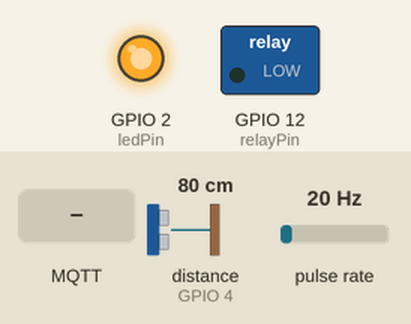
Recording of a sketch running on a simulated ESP8266 (NodeMCU). On the bench: switched loads named in the sketch (green lamp = pin HIGH), output pins drawn as LEDs (lit = HIGH). Wiring (inferred from the names in the program): ultrasonic range finder: trigger GPIO 5; echo GPIO 4; pulse sensor: data GPIO 14. Inputs (shaded band) come from the test bench; at power-on: distance to the obstacle (sensor on GPIO 4) 80 cm, pulse rate 20 Hz. The echo pulse lasts 58.3 µs per cm; WiFi joins after 1.5 s; servers stay silent unless stated; random numbers use the default seed unless the sketch sets one; no MQTT or app messages arrive unless stated; pins used as bus, display or sensor lines are not drawn; what the sketch prints to the serial monitor is not drawn.

Above: at 0.1 s.
At 2.7 s:
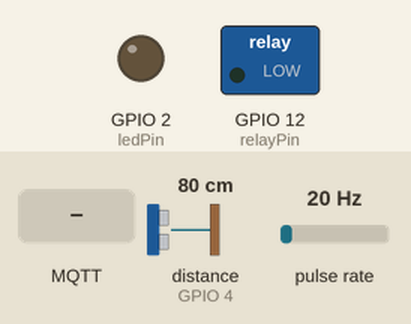
2.8 s: MQTT message "O" arrives on the first subscribed topic
Timing chart, 0 to 5.8 s (numbered marks = the images above; inputs shaded):
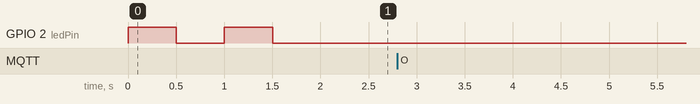

Measured:
- after the input at 2.8 s, every drawn part: stays the same

The sketch:

Node_Code.ino
```cpp
#include <ESP8266WiFi.h>
#include <PubSubClient.h>

// WiFi Configuration
const char* ssid = "Hashem_EXT 2.4G";
const char* password = "csffb76673";

// MQTT Configuration
const char* mqtt_server = "broker.emqx.io";
const char* topic_data = "hash/waterstatus";
const char* topic_command = "hash/pumpcontrol";

// Pin Definitions
const int trigPin = 5;   // D1 (Ultrasonic Trig)
const int echoPin = 4;   // D2 (Ultrasonic Echo)
const int ledPin = 2;    // D4 (WiFi Status LED, Active LOW)
const int flowPin = 14;  // D5 (Flow Sensor Pulse Input)
const int relayPin = 12; // D6 (Pump Control Relay)

// Flow Sensor Variables
volatile uint32_t pulseCount = 0;
uint32_t previousPulseCount = 0;

float flowRate = 0.0f;
float lastValidDistance = 0.0f;
bool hasValidDistance = false;

// G3/4 1–30 L/min sensor: Frequency = 4.5 × flow rate in L/min
const float calibrationFactor = 4.5f;

// Network Clients
WiFiClient espClient;
PubSubClient client(espClient);

// Timing Variables
unsigned long previousMillis = 0;
const long interval = 2000;  // Read and publish every 2 seconds

unsigned long previousLedMillis = 0;
const long ledInterval = 300;

unsigned long lastReconnectAttempt = 0;

// Flow-sensor interrupt
void ICACHE_RAM_ATTR pulseCounter() {
  pulseCount++;
}

// MQTT Callback
void callback(char* topic, byte* payload, unsigned int length) {
  Serial.print("Command received on: ");
  Serial.println(topic);

  if (length >= 2 && payload[0] == 'O' && payload[1] == 'N') {
    digitalWrite(relayPin, HIGH);
    Serial.println("Action: Pump turned ON");
  }
  else if (length >= 3 &&
           payload[0] == 'O' &&
           payload[1] == 'F' &&
           payload[2] == 'F') {
    digitalWrite(relayPin, LOW);
    Serial.println("Action: Pump turned OFF");
  }
}

void setup_wifi() {
  Serial.print("Connecting to WiFi");
  WiFi.begin(ssid, password);

  while (WiFi.status() != WL_CONNECTED) {
    digitalWrite(ledPin, !digitalRead(ledPin));
    delay(500);
    Serial.print(".");
  }

  digitalWrite(ledPin, LOW);
  Serial.println("\nWiFi connected");
}

// Non-blocking MQTT reconnect
boolean reconnect() {
  char clientId[20];
  snprintf(clientId, sizeof(clientId), "ESP8266-%04X", random(0xffff));

  if (client.connect(clientId)) {
    Serial.println("MQTT reconnected");
    client.subscribe(topic_command);
    return true;
  }

  return false;
}

// Distance reading function with Median Filter to remove outlier readings
float getFilteredDistance() {
  const int numReadings = 5;
  float readings[numReadings];
  int validCount = 0;

  for (int i = 0; i < numReadings; i++) {
    digitalWrite(trigPin, LOW);
    delayMicroseconds(2);
    digitalWrite(trigPin, HIGH);
    delayMicroseconds(10);
    digitalWrite(trigPin, LOW);

    long duration = pulseIn(echoPin, HIGH, 30000);
    if (duration > 0) {
      float dist = duration * 0.034 / 2.0;
      // تجاهل القراءات غير المنطقية (أكبر من 200 سم أو ضمن المنطقة العمياء أقل من 20 سم)
      if (dist >= 20.0 && dist <= 200.0) {
        readings[validCount++] = dist;
      }
    }
    delay(35); // فاصل بسيط للسماح بتلاشي الصدى داخل الخزان
  }

  if (validCount == 0) return -1.0; // في حال فشل جميع القراءات

  // ترتيب القراءات تصاعدياً (Bubble Sort)
  for (int i = 0; i < validCount - 1; i++) {
    for (int j = i + 1; j < validCount; j++) {
      if (readings[j] < readings[i]) {
        float temp = readings[i];
        readings[i] = readings[j];
        readings[j] = temp;
      }
    }
  }

  // إرجاع القيمة الوسطى (الوسيط)
  return readings[validCount / 2];
}

void setup() {
  Serial.begin(9300);

  pinMode(trigPin, OUTPUT);
  pinMode(echoPin, INPUT);
  pinMode(ledPin, OUTPUT);

  pinMode(relayPin, OUTPUT);
  digitalWrite(relayPin, LOW);

  // Use INPUT when the yellow sensor wire passes through
  // a 5 V-to-3.3 V level shifter or resistor divider.
  pinMode(flowPin, INPUT);
  attachInterrupt(digitalPinToInterrupt(flowPin), pulseCounter, FALLING);

  setup_wifi();

  client.setServer(mqtt_server, 1883);
  client.setCallback(callback);
}

void loop() {
  unsigned long currentMillis = millis();

  // Wi-Fi status LED
  if (WiFi.status() != WL_CONNECTED) {
    if (currentMillis - previousLedMillis >= ledInterval) {
      previousLedMillis = currentMillis;
      digitalWrite(ledPin, !digitalRead(ledPin));
    }
  } else {
    digitalWrite(ledPin, LOW);
  }

  // MQTT reconnect
  if (!client.connected()) {
    if (currentMillis - lastReconnectAttempt > 5000) {
      lastReconnectAttempt = currentMillis;

      if (reconnect()) {
        lastReconnectAttempt = 0;
      }
    }
  } else {
    client.loop();
  }

  // Sensor reading and publishing
  if (currentMillis - previousMillis >= interval) {
    float elapsedTime = (currentMillis - previousMillis) / 1000.0f;
    previousMillis = currentMillis;

    // Safe pulse-count snapshot; interrupt remains active.
    noInterrupts();
    uint32_t pulsesNow = pulseCount;
    interrupts();

    uint32_t pulsesInSample = pulsesNow - previousPulseCount;
    previousPulseCount = pulsesNow;

    float pulseFrequency = pulsesInSample / elapsedTime;
    flowRate = pulseFrequency / calibrationFactor;

    // Read filtered ultrasonic distance (Median Filter)
    float newDistance = getFilteredDistance();

    // Only accept valid ultrasonic readings
    if (newDistance > 0.0f) {
      lastValidDistance = newDistance;
      hasValidDistance = true;
    }

    // Do not send 0.00 before receiving the first valid measurement.
    if (!hasValidDistance) {
      Serial.println("No valid ultrasonic distance yet; MQTT publish skipped.");
      return;
    }

    float distance = lastValidDistance;

    // Sends flowRate: 0.00 when no water is flowing
    char jsonPayload[64];
    snprintf(
      jsonPayload,
      sizeof(jsonPayload),
      "{\"distance\":%.2f, \"flowRate\":%.2f}",
      distance,
      flowRate
    );

    Serial.print("Publishing: ");
    Serial.println(jsonPayload);

    if (client.connected()) {
      client.publish(topic_data, jsonPayload);
    }
  }
}
```
